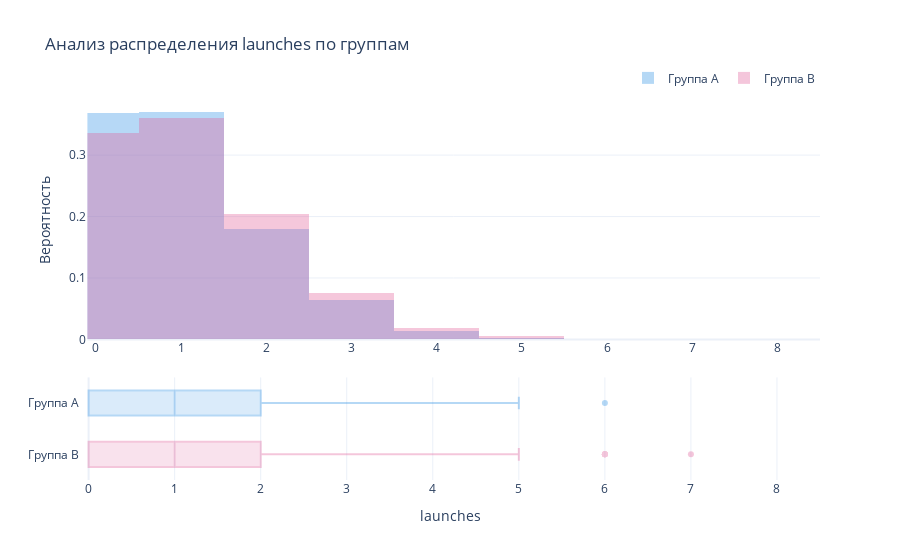

The notebook cell saved with this chart:
### Code cell
import dgab.core as dgab

result = dgab.analyze(
    dataframe=discrete_2,
    #dataframe=discrete_multi,
    data_type='discrete', 
    group_col='group',
    metric_col='launches',
    #metric_col='clicks',
    statistic='mean',
    significance_level=0.01
)

### Figure 1 — Plotly figure (JSON) as saved in the notebook; plotly's stock layout.template omitted (floating-point values rounded to 4 significant figures; data arrays with more than 128 entries replaced by an {"elided": "..."} marker saying what was removed)
{"data": [{"histnorm": "probability", "marker": {"color": "#2E91E5"}, "name": "Группа A", "opacity": 0.35, "showlegend": true, "type": "histogram", "x": {"elided": "10000 int values"}, "xaxis": "x", "yaxis": "y"}, {"histnorm": "probability", "marker": {"color": "#E15F99"}, "name": "Группа B", "opacity": 0.35, "showlegend": true, "type": "histogram", "x": {"elided": "10000 int values"}, "xaxis": "x", "yaxis": "y"}, {"alignmentgroup": "True", "marker": {"color": "#E15F99"}, "name": "Группа B", "opacity": 0.35, "showlegend": false, "type": "box", "x": {"elided": "5000 int values"}, "x0": 0, "xaxis": "x2", "yaxis": "y2"}, {"alignmentgroup": "True", "marker": {"color": "#2E91E5"}, "name": "Группа A", "opacity": 0.35, "showlegend": false, "type": "box", "x": {"elided": "5000 int values"}, "x0": 0, "xaxis": "x2", "yaxis": "y2"}], "layout": {"barmode": "overlay", "boxgap": 0.3, "legend": {"orientation": "h", "x": 1, "xanchor": "right", "y": 1.02, "yanchor": "bottom"}, "title": {"text": "Анализ распределения launches по группам"}, "xaxis": {"anchor": "y", "autorange": false, "domain": [0.01, 1], "dtick": 1, "matches": "x2", "range": [-0.1, 8.5], "showticklabels": true, "tick0": 0}, "xaxis2": {"anchor": "y2", "autorange": false, "domain": [0, 1], "dtick": 1, "range": [-0.1, 8.5], "showticklabels": true, "tick0": 0, "title": {"text": "launches"}}, "yaxis": {"anchor": "x", "domain": [0.37, 1], "title": {"text": "Вероятность"}}, "yaxis2": {"anchor": "x2", "domain": [0, 0.27]}}}
